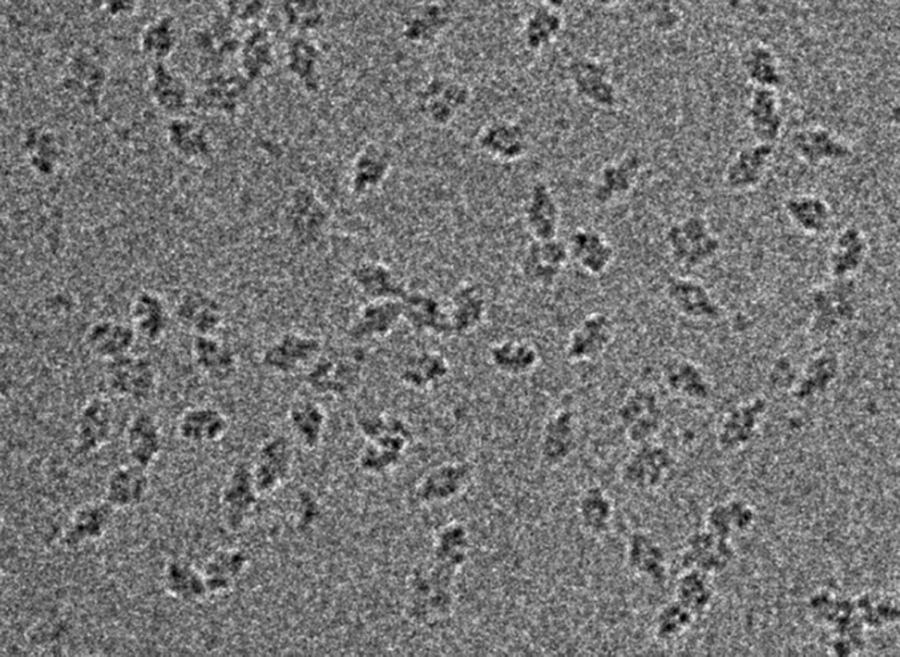
#> input picture HW4/Cryo_EM_Image1.jpeg, 1800 x 1313 px (shown at 1/2 size)
$ python total_variation_denoise.py   (older library calls are emulated)
#> lines starting #> are read from the running program, lines starting #| are printed output that depends on the picture
# -*- coding: utf-8 -*-
"""
Created on Tue Nov 25 11:26:32 2025
@author: S.W. Marsden
"""
# [8 lines of commented-out code are left out]

import numpy as np
import skimage as ski
import imageio.v3 as iio
import matplotlib.pyplot as plt
from skimage.restoration import denoise_tv_chambolle

# ~~~~~~~~~ DEFINITIONS ~~~~~~~~~
PLOT_GRID = (3, 4)
PLOC = np.empty( ((PLOT_GRID[0]*PLOT_GRID[1]), 2) ).astype(np.uint8)
idx = 0
for row in range(0, PLOT_GRID[0]):
    for col in range(0, PLOT_GRID[1]):
        PLOC[idx] = (row+1, col+1)
        idx += 1
idx = 0
# Plot location coordinates. For a 3x3 grid of plots, there are 9 locations
# each with a 2-element coordinate (row, col).
# PLOC[0] = (1,1); PLOC[1] = (1,2); PLOC[2] = (1,3)
# PLOC[3] = (2,1); PLOC[4] = (2,2); PLOC[5] = (2,3)
# PLOC[6] = (3,1); PLOC[7] = (3,2); PLOC[8] = (3,3)

class Image:
    def __init__(self, name, data, ploc):
        self.name = name
        self.data = data
        self.ploc = ploc

    def ezplot_info(self):
        return self.data, self.ploc, self.name;

# setup for plotting multiple images
def plotArray_init():
    plt.rc('font', size=6)
    fig, ax = plt.subplots(PLOT_GRID[0], PLOT_GRID[1],
                           dpi=1200, constrained_layout=True)
    return ax;

# grayscale 2, 3, or 4 channel images
def Grayout(img):
    img_dimension = len(img.shape)
    if img_dimension == 2:
        return img;
    elif img_dimension == 3:
        img = ski.color.rgb2gray(img[:,:,0:3])
        # if there are more than 3 color params (RGBA or CMYK),
        # only 0 thru 3 are used.
        return img;
    else:
        print("ERROR while grayscaling.")
        return 1;

# plot an array of data or an image on a multiplot layout
def ezplot(plotInfo, plotObj, plotType='image', colors='gray', gridshare=0):
    # plotInfo is a 3 wide array with data, ploc, and name.
    rowI = plotInfo[1][0].astype(int) - 1 # plotInfo[1] is ploc
    colI = plotInfo[1][1].astype(int) - 1
    data = plotInfo[0]
    name = plotInfo[2]
    ax = plotObj

    if plotType == 'image':
        ax[rowI][colI].imshow(data, cmap=colors)
        ax[rowI][colI].set_title(name)
        ax[rowI][colI].set_xticks([])
        ax[rowI][colI].set_yticks([])

    if plotType == 'pointOverlay':
        ax[rowI][colI].autoscale(False)
        ax[rowI][colI].plot(data[:, 1], data[:, 0], colors,
                            markeredgewidth=0.25, markersize=3,
                            markerfacecolor='none')

    if gridshare == 1:
        ax[rowI][colI].sharex(ax[0][0])
        ax[rowI][colI].sharey(ax[0][0])

    return 0;

# denoise the image using the total variation chambolle method
def totalVar_denoise(img, intensity=0.5, loops=100):
    denoised_img = denoise_tv_chambolle(img, weight=intensity, eps=0.0002,
                                        max_num_iter=loops)
    return denoised_img;

# take a square section from top left of an image for detail analysis
def snip(img, sizeX=300, sizeY=300):
    img_snip = img[:sizeY,:sizeX]
    return img_snip;


# ~~~~~~~~~~ MAIN CODE ~~~~~~~~~~
ax = plotArray_init()
Cryo1 = iio.imread('Cryo_EM_Image1.jpeg')
#> Cryo1 is the input picture: shape (1313, 1800); min 0, max 255, mean 117.6
Cryo2 = iio.imread('Cryo_EM_Image2.png')
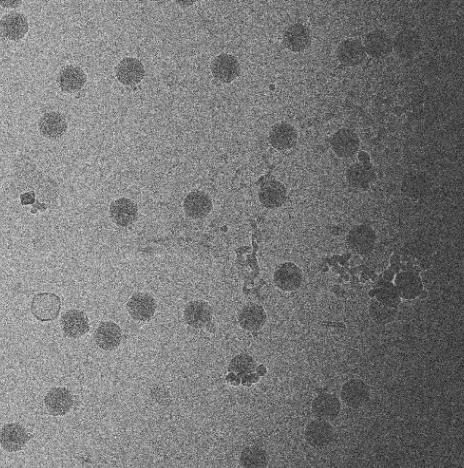
#> input picture HW4/Cryo_EM_Image2.png, 464 x 468 px
#> Cryo2 is the input picture: shape (468, 464, 4); mean R, G, B, A 121.2, 121.2, 121.2, 255
# convert to grayscale, if needed, to simplify analysis
Cryo1 = Grayout(Cryo1)
Cryo2 = Grayout(Cryo2)
# create a list of image objects for plotting
IMG = []
IMG.append(Image("Cryo 1", Cryo1, PLOC[0])) #IMG[0]
#> in __init__, `self.ploc = ploc`: self.ploc = [1, 1]
IMG.append(Image("Cryo 2", Cryo2, PLOC[8])) #IMG[1]
# apply total variation denoising
IMG.append(Image("C1, 3 iterations", totalVar_denoise(Cryo1, loops=3), PLOC[1])) #IMG[2]
IMG.append(Image("C2, 3 iterations", totalVar_denoise(Cryo2, loops=3), PLOC[9])) #IMG[3]
IMG.append(Image("C1, 6 iterations", totalVar_denoise(Cryo1, loops=6), PLOC[2])) #IMG[4]
IMG.append(Image("C2, 6 iterations", totalVar_denoise(Cryo2, loops=6), PLOC[10])) #IMG[5]
IMG.append(Image("C1, 9 iterations", totalVar_denoise(Cryo1, loops=9), PLOC[3])) #IMG[6]
IMG.append(Image("C2, 9 iterations", totalVar_denoise(Cryo2, loops=9), PLOC[11])) #IMG[7]
#> in totalVar_denoise (call 6), `denoised_img = denoise_tv_chambolle(img, weight=intensity, eps=0.0002,..`:
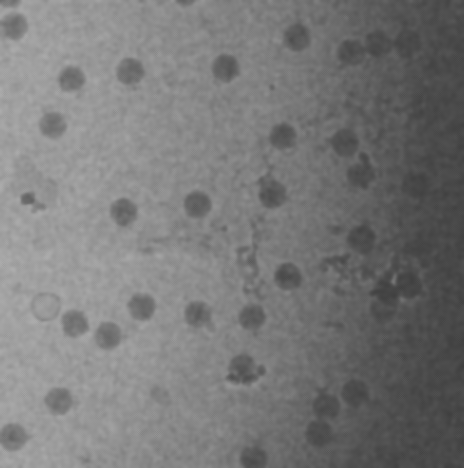
#> denoised_img: shape (468, 464) float64; min 0.246, max 0.681, mean 0.475
# take a snip of a small section of Cryo1 to see better detail
IMG.append(Image("C1, zoomed-in", snip(IMG[0].data), PLOC[4])) #IMG[8]
#> in snip, `img_snip = img[:sizeY,:sizeX]`:
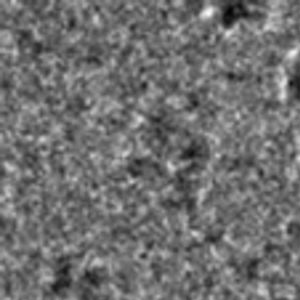
#> img_snip: shape (300, 300); min 1, max 253, mean 111.6
IMG.append(Image("C1, 3 iter, zoomed-in", snip(IMG[2].data), PLOC[5])) #IMG[9]
IMG.append(Image("C1, 6 iter, zoomed-in", snip(IMG[4].data), PLOC[6])) #IMG[10]
IMG.append(Image("C1, 9 iter, zoomed-in", snip(IMG[6].data), PLOC[7])) #IMG[11]
# plot all images in the IMG list
for i in IMG:
    ezplot(i.ezplot_info(), ax)
#> this loop made 12 passes
#> (rowI in ezplot, colI in ezplot, name in ezplot) on passes 1 to 12: (0, 0, 'Cryo 1'), (2, 0, 'Cryo 2'), (0, 1, 'C1, 3 iterations'), (2, 1, 'C2, 3 iterations'), (0, 2, 'C1, 6 iterations'), (2, 2, 'C2, 6 iterations'), (0, 3, 'C1, 9 iterations'), (2, 3, 'C2, 9 iterations'), (1, 0, 'C1, zoomed-in'), (1, 1, 'C1, 3 iter, zoomed-in'), (1, 2, 'C1, 6 iter, zoomed-in'), (1, 3, 'C1, 9 iter, zoomed-in')
